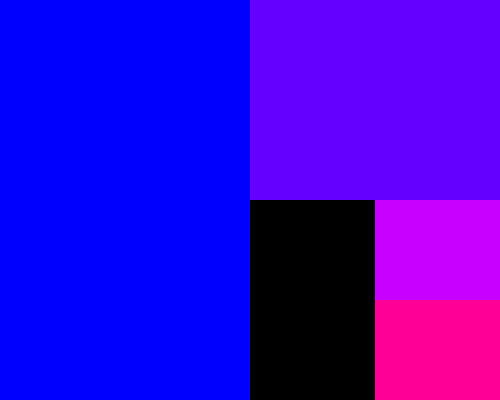
Frame 1 (no input)
Frame 60 (no input): identical to frame 1, image omitted
Frame 120 (the mouse pressed at the canvas centre since frame 60): identical to frame 1, image omitted

The p5.js sketch that drew this single still picture (run headless with seeded random() and noise() and a simulated clock; from frame 60 on, the mouse is pressed at the canvas centre):

// p5.js sketch
// ── sketch.js
function setup () {
    createCanvas (500,400)
}

function draw () {
    background(255)
    noStroke()
    fill(0,0,255)
    rect(0,0,width/2,height)
    fill(100,0,255)
    rect(width/2,0,width/2,height/2)
    fill(0)
    rect(width/2,height/2,width/4,height/2)
    fill(200,0,255)
    rect(width*0.75,height/2,width/4,height/4)
    fill(255,0,150)
    rect(width*0.75,height*0.75,width/4,height/4)
}
